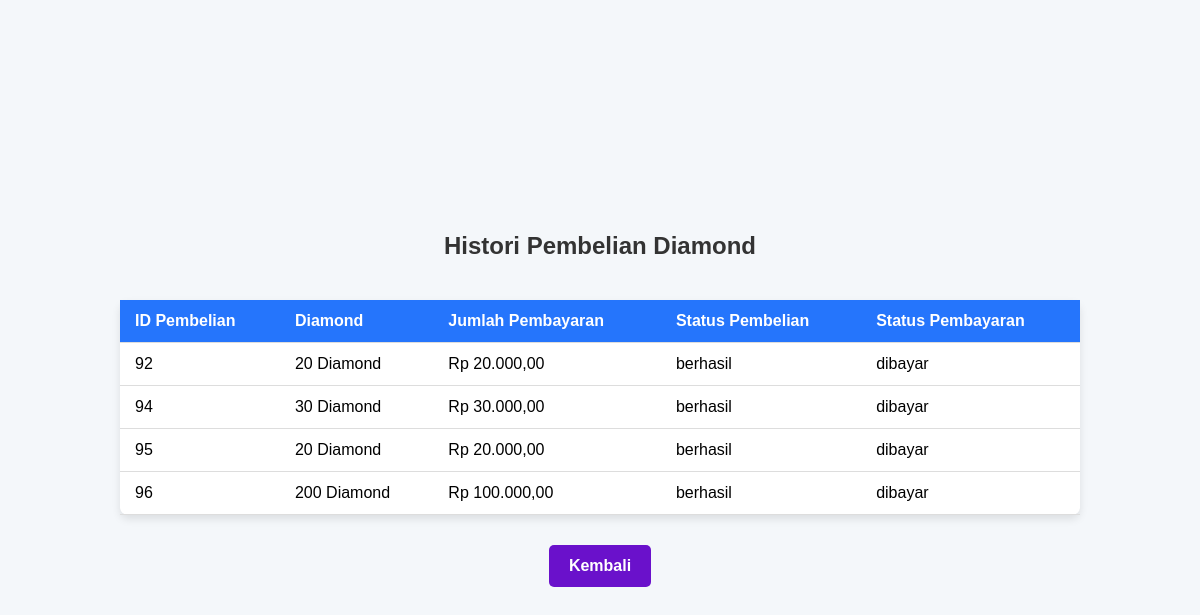
The app's page /history.php (signed in) with its own data.
### tables this page shows
CREATE TABLE `ml_pembelian` (
  `id_pembelian` int(11) NOT NULL,
  `id_user` int(11) NOT NULL,
  `id_diamond` int(11) NOT NULL,
  `tanggal_pembelian` datetime DEFAULT current_timestamp(),
  `status` enum('pending','berhasil','gagal') DEFAULT 'pending'
);

CREATE TABLE `ml_diamond` (
  `id_diamond` int(11) NOT NULL,
  `jumlah_diamond` int(11) NOT NULL,
  `harga` decimal(10,2) NOT NULL
);

CREATE TABLE `ml_transaksi` (
  `id_transaksi` int(11) NOT NULL,
  `id_pembelian` int(11) NOT NULL,
  `jumlah_pembayaran` decimal(10,2) NOT NULL,
  `status_pembayaran` enum('menunggu','dibayar','gagal') DEFAULT 'menunggu',
  `tanggal_transaksi` datetime DEFAULT current_timestamp()
);

### history.php (the view, shortened to what this page needs)
<?php
include 'koneksi.php';
$id_user = $_SESSION['id_user'];
$stmt = $conn->prepare("SELECT p.id_pembelian, d.jumlah_diamond, t.jumlah_pembayaran, p.status AS status_pembelian, t.status_pembayaran
                       FROM ML_pembelian p
                       JOIN ML_diamond d ON p.id_diamond = d.id_diamond
                       JOIN ML_transaksi t ON p.id_pembelian = t.id_pembelian
                       WHERE p.id_user = ?");
$stmt->bind_param('i', $id_user);
$stmt->execute();
$result = $stmt->get_result();
?>
<!DOCTYPE html>
<html lang="id">
<head>
</head>
<body>
<h2>Histori Pembelian Diamond</h2>
<table>
    <tr>
        <th>ID Pembelian</th>
        <th>Diamond</th>
        <th>Jumlah Pembayaran</th>
        <th>Status Pembelian</th>
        <th>Status Pembayaran</th>
    </tr>
    <?php
    while ($row = $result->fetch_assoc()) {
        echo "<tr>
                <td>{$row['id_pembelian']}</td>
                <td>{$row['jumlah_diamond']} Diamond</td>
                <td>Rp " . number_format($row['jumlah_pembayaran'], 2, ',', '.') . "</td>
                <td>{$row['status_pembelian']}</td>
                <td>{$row['status_pembayaran']}</td>
              </tr>";
    }
    ?>
</table>
<a href="user.php">
    <button class="btn-back">Kembali</button>
</a>
</body>
</html>

### history.php (style rules this page uses)
body { font-family: Arial, sans-serif; background-color: #f4f7fa; margin: 0; padding: 0; display: flex; flex-direction: column; justify-content: center; align-items: center; min-height: 100vh; }
h2 { text-align: center; color: #333; margin-bottom: 20px; }
table { width: 80%; margin: 0 auto; border-collapse: collapse; margin-top: 20px; background-color: #ffffff; box-shadow: 0 4px 8px rgba(0, 0, 0, 0.1); border-radius: 8px; }
th, td { padding: 12px 15px; text-align: left; border-bottom: 1px solid #ddd; font-size: 1rem; }
th { background-color: #2575fc; color: white; }
.btn-back { padding: 12px 20px; margin-top: 30px; background-color: #6a11cb; color: white; border-radius: 5px; font-weight: bold; font-size: 1rem; cursor: pointer; border: none; transition: background-color 0.3s ease; }

### records on screen
ml_pembelian: id_pembelian "92", id_diamond.jumlah_diamond "20", ml_transaksi.jumlah_pembayaran "20.000,00", status "berhasil", ml_transaksi.status_pembayaran "dibayar"
ml_pembelian: id_pembelian "94", id_diamond.jumlah_diamond "30", ml_transaksi.jumlah_pembayaran "30.000,00", status "berhasil", ml_transaksi.status_pembayaran "dibayar"
ml_pembelian: id_pembelian "95", id_diamond.jumlah_diamond "20", ml_transaksi.jumlah_pembayaran "20.000,00", status "berhasil", ml_transaksi.status_pembayaran "dibayar"
ml_pembelian: id_pembelian "96", id_diamond.jumlah_diamond "200", ml_transaksi.jumlah_pembayaran "100.000,00", status "berhasil", ml_transaksi.status_pembayaran "dibayar"
